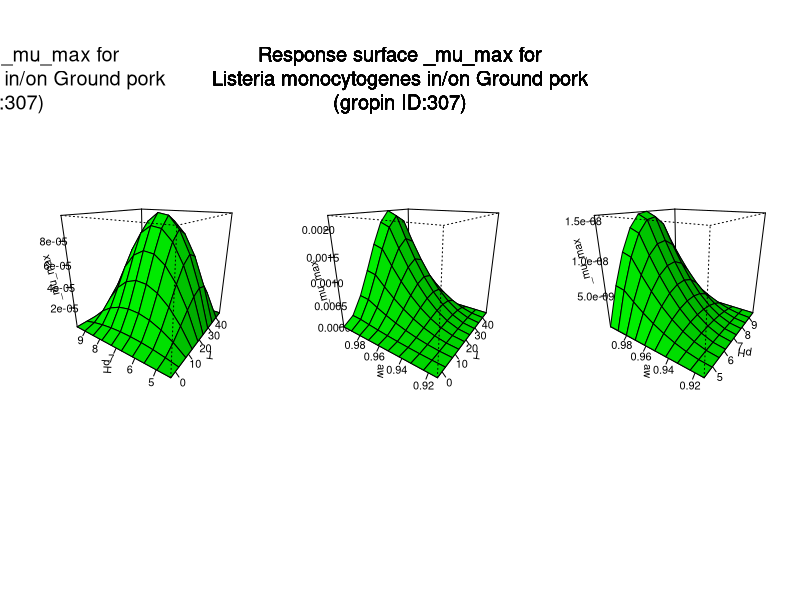

Here is the R script that generated this plot:
#############################
# start of Parameter script
#############################
T <- seq(-3.003,45.4545454545455,length.out=10)
pH <- seq(4.38438,9.6003996003996,length.out=10)
aw <- seq(0.913913,0.999000999000999,length.out=10)
#############################
# end of Parameter script
#############################
############################# 
# start of Model script Gropin ID 307 
#############################
 
# constant coefficients for this model
 
variables <- data.frame(T,pH,aw)
argumentsPar <- unique.data.frame(expand.grid(variables))
 
# heart of the model
response_surface <- function(T,pH,aw) {
   mumax <-(1.9*((T-45.5)*((T+3)^2)/((37+3)*((37+3)*(T-37)-(37-45.5)*(37-3-2*2*T))))*(((pH-9.61)*(pH-4.38))/((7.1-4.38)*(pH-7.1)-(7.1-9.61)*(4.38-pH)))*(((aw-1)*((aw-0.913)^2))/((0.997-0.913)*((0.997-0.913)*(aw-0.997)-(0.997-1)*(0.997+0.913-2*aw)))))

	return(mumax=mumax)
} 

# output parameters
responseSurface <- cbind(argumentsPar,response_surface(argumentsPar['T'],argumentsPar['pH'],argumentsPar['aw']))
colnames(responseSurface) <- c(colnames(argumentsPar),'mumax')
#############################
# End of Model script
#############################
############################# 
# start of Visualisation script Gropin ID 307 
#############################
titleText <-'Response surface _mu_max for
Listeria monocytogenes in/on Ground pork
(gropin ID:307)'
argPar1 <- unique.data.frame(expand.grid(T,pH))
argPar2 <- unique.data.frame(expand.grid(T,aw))
argPar3 <- unique.data.frame(expand.grid(pH,aw))
z1 <- matrix(unlist(response_surface(T = argPar1[1],pH = argPar1[2],aw = aw[1])),nrow=10)
z2 <- matrix(unlist(response_surface(T = argPar2[1],aw = argPar2[2],pH = pH[1])),nrow=10)
z3 <- matrix(unlist(response_surface(pH = argPar3[1],aw = argPar3[2],T = T[1])),nrow=10)
# adding precaution if response surface is zero
myZLim1 <- range(z1)
if(myZLim1[1] == myZLim1[2]) myZLim1[2] <- myZLim1[2]+1
myZLim2 <- range(z2)
if(myZLim2[1] == myZLim2[2]) myZLim2[2] <- myZLim2[2]+1
myZLim3 <- range(z3)
if(myZLim3[1] == myZLim3[2]) myZLim3[2] <- myZLim3[2]+1
if(length(T)>1 & length(pH)>1 & length(aw)>1) {
	par(mfrow = c(1,3))
	persp(T,pH,z1,col = 'green',xlab='T',ylab='pH',zlab='_mu_max',zlim=myZLim1,theta=305,phi=20,shade=0.25,ticktype = 'detailed')
	persp(T,aw,z2,col = 'green',xlab='T',ylab='aw',zlab='_mu_max',zlim=myZLim2,theta=305,phi=20,shade=0.25,ticktype = 'detailed')
	persp(pH,aw,z3,col = 'green',xlab='pH',ylab='aw',zlab='_mu_max',zlim=myZLim3,theta=305,phi=20,shade=0.25,ticktype = 'detailed')
	mtext(titleText,outer=T,  cex=1.2, line=-8.5, side=3)
} else {
		myPars <- unique.data.frame(expand.grid(T,pH,aw))
		myZ <-matrix(unlist(response_surface(myPars[,1],myPars[,2],myPars[,3])),nrow=10)
		myZLim <- range(myZ)
if(myZLim[1] == myZLim[2]) myZLim[2] <- myZLim[2]+1
	if(length(aw)==1) {
		persp(T,pH,myZ,col = 'green',xlab='T',ylab='pH',zlab='_mu_max',main=titleText,sub=paste('other variable: aw =',round(aw,digits = 2)),zlim=myZLim,theta=305,phi=20,shade=0.25,ticktype = 'detailed')
	}
	if(length(pH)==1) {
		persp(T,aw,myZ,col = 'green',xlab='T',ylab='aw',zlab='_mu_max',main=titleText,sub=paste('other variable: pH =',round(pH,digits = 2)),zlim=myZLim,theta=305,phi=20,shade=0.25,ticktype = 'detailed')
	}
	if(length(T)==1) {
		persp(pH,aw,myZ,col = 'green',xlab='pH',ylab='aw',zlab='_mu_max',main=titleText,sub=paste('other variable: T =',round(T,digits = 2)),zlim=myZLim,theta=305,phi=20,shade=0.25,ticktype = 'detailed')
	}
}
#############################
# End of Visualisation script
#############################
